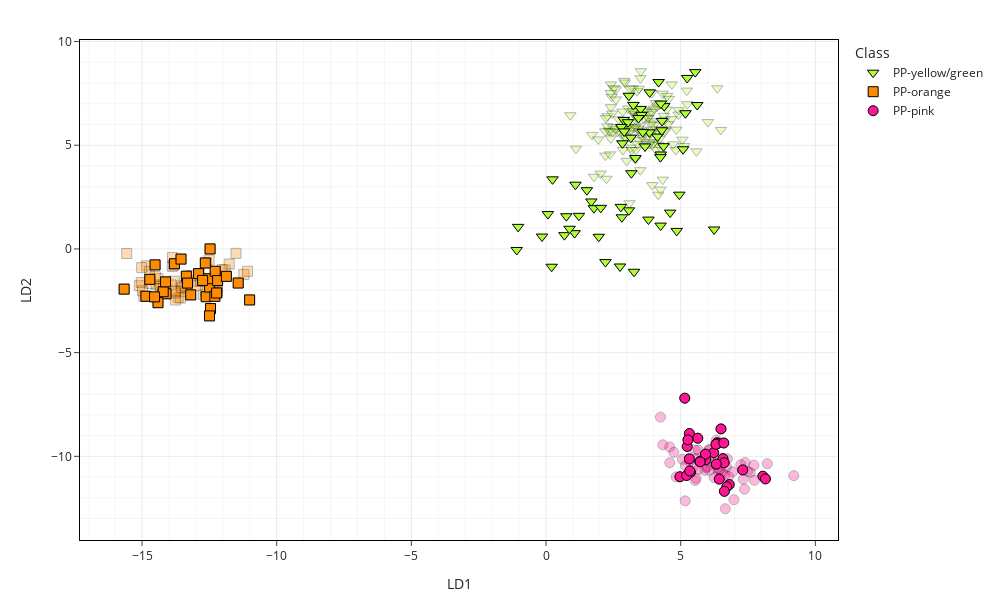

This figure's notebook cell:
### Code cell
# --- Classification for PCA-LDA-Pipeline ---

# Apply PCA-LDA transformation to train data
pca_lda.fit(X, y)
X_train_trans = pca_lda.transform(X)
X_train_df = pd.DataFrame(X_train_trans, index=X.index, columns=[f'LD{i+1}' for i in range(lda_components)])

# Apply PCA-LDA transformation to test data
X_test_trans = pca_lda.transform(X_test)
X_test_df = pd.DataFrame(X_test_trans, index=X_test.index, columns=[f'LD{i+1}' for i in range(lda_components)])

# Evaluate classifier
metrics_df, pred, probs = evaluate_classifier(clf, X_train_df, X_test_df, y, y_test, classes, plot=True)
display(metrics_df)

scatter_plot_train_test(X_train_df, X_test_df, 'LD1', 'LD2', symbol_map, color_dict)

### Figure 1 — Plotly figure (JSON) as saved in the notebook; plotly's stock layout.template omitted (floating-point values rounded to 4 significant figures; data arrays with more than 128 entries replaced by an {"elided": "..."} marker saying what was removed)
{"data": [{"hovertemplate": "<b>%{hovertext}</b><br><br>class=PP-yellow/green<br>LD1=%{x}<br>LD2=%{y}<extra></extra>", "hovertext": {"elided": "160 str values"}, "legendgroup": "train", "marker": {"color": "greenyellow", "line": {"color": "black", "width": 1}, "opacity": 0.3, "size": 10, "symbol": "triangle-down"}, "mode": "markers", "name": "PP-yellow/green", "orientation": "v", "showlegend": false, "type": "scatter", "x": {"elided": "160 float values"}, "xaxis": "x", "y": {"elided": "160 float values"}, "yaxis": "y"}, {"hovertemplate": "<b>%{hovertext}</b><br><br>class=PP-orange<br>LD1=%{x}<br>LD2=%{y}<extra></extra>", "hovertext": ["PP-orange_001", "PP-orange_002", "PP-orange_003", "PP-orange_004", "PP-orange_005", "PP-orange_006", "PP-orange_007", "PP-orange_008", "PP-orange_009", "PP-orange_010", "PP-orange_011", "PP-orange_012", "PP-orange_013", "PP-orange_014", "PP-orange_015", "PP-orange_016", "PP-orange_017", "PP-orange_018", "PP-orange_019", "PP-orange_020", "PP-orange_021", "PP-orange_022", "PP-orange_023", "PP-orange_024", "PP-orange_025", "PP-orange_026", "PP-orange_027", "PP-orange_028", "PP-orange_029", "PP-orange_030", "PP-orange_031", "PP-orange_032", "PP-orange_033", "PP-orange_034", "PP-orange_035", "PP-orange_036", "PP-orange_037", "PP-orange_038", "PP-orange_039", "PP-orange_040", "PP-orange_041", "PP-orange_042", "PP-orange_043", "PP-orange_044", "PP-orange_045", "PP-orange_046", "PP-orange_047", "PP-orange_048", "PP-orange_049", "PP-orange_050", "PP-orange_001", "PP-orange_002", "PP-orange_003", "PP-orange_004", "PP-orange_005", "PP-orange_006", "PP-orange_007", "PP-orange_008", "PP-orange_009", "PP-orange_010", "PP-orange_011", "PP-orange_012", "PP-orange_013", "PP-orange_014", "PP-orange_015", "PP-orange_016", "PP-orange_017", "PP-orange_018", "PP-orange_019", "PP-orange_020", "PP-orange_021", "PP-orange_022", "PP-orange_023", "PP-orange_024", "PP-orange_025", "PP-orange_026", "PP-orange_027", "PP-orange_028", "PP-orange_029", "PP-orange_030"], "legendgroup": "train", "marker": {"color": "darkorange", "line": {"color": "black", "width": 1}, "opacity": 0.3, "size": 10, "symbol": "square"}, "mode": "markers", "name": "PP-orange", "orientation": "v", "showlegend": false, "type": "scatter", "x": [-14.29, -13.54, -13.8, -15.57, -15.1, -15.03, -13.33, -14.47, -14.83, -14.2, -14.41, -14.71, -14.22, -13.65, -14.72, -13.54, -14.93, -12.61, -14.32, -15.01, -13.37, -12.73, -14.51, -13.58, -12.21, -13.87, -13.51, -12.21, -12.37, -12.93, -13.19, -13.76, -13.88, -11.22, -12.51, -13.77, -13.92, -11.91, -12.64, -11.08, -13.77, -13.82, -12.96, -11.51, -12.83, -14.98, -12.2, -11.76, -12.88, -12.03, -14.11, -14.41, -14.21, -12.62, -12.46, -11.0, -12.49, -12.29, -14.13, -12.23, -12.53, -14.71, -13.35, -12.28, -12.19, -12.9, -11.87, -13.19, -14.85, -13.8, -12.75, -12.65, -14.52, -13.55, -11.43, -13.31, -15.66, -14.54, -12.47, -12.5], "xaxis": "x", "y": [-1.763, -1.777, -1.556, -0.2202, -1.774, -1.616, -1.79, -1.725, -0.8146, -1.738, -1.425, -1.668, -2.099, -2.338, -1.086, -2.047, -2.287, -0.66, -1.922, -0.9027, -1.804, -2.187, -1.333, -2.369, -1.858, -0.4138, -1.867, -2.033, -1.863, -1.775, -1.293, -2.461, -0.8427, -1.228, -0.5383, -2.122, -1.738, -1.013, -2.055, -1.081, -2.033, -0.7825, -1.545, -0.2128, -1.565, -2.021, -2.11, -0.7271, -1.185, -0.9973, -2.164, -2.592, -2.064, -2.305, -2.874, -2.46, -1.838, -2.285, -1.588, -2.124, -1.436, -1.467, -1.315, -1.079, -1.527, -1.192, -1.321, -2.216, -2.283, -0.7141, -1.518, -0.6791, -0.7689, -0.4892, -1.644, -1.647, -1.938, -2.312, 0.0005271, -3.228], "yaxis": "y"}, {"hovertemplate": "<b>%{hovertext}</b><br><br>class=PP-pink<br>LD1=%{x}<br>LD2=%{y}<extra></extra>", "hovertext": ["PP-pink_001", "PP-pink_002", "PP-pink_003", "PP-pink_004", "PP-pink_005", "PP-pink_006", "PP-pink_007", "PP-pink_008", "PP-pink_009", "PP-pink_010", "PP-pink_011", "PP-pink_012", "PP-pink_013", "PP-pink_014", "PP-pink_015", "PP-pink_016", "PP-pink_017", "PP-pink_018", "PP-pink_019", "PP-pink_020", "PP-pink_021", "PP-pink_022", "PP-pink_023", "PP-pink_024", "PP-pink_025", "PP-pink_026", "PP-pink_027", "PP-pink_028", "PP-pink_029", "PP-pink_030", "PP-pink_031", "PP-pink_032", "PP-pink_033", "PP-pink_034", "PP-pink_035", "PP-pink_036", "PP-pink_037", "PP-pink_038", "PP-pink_039", "PP-pink_040", "PP-pink_041", "PP-pink_042", "PP-pink_043", "PP-pink_044", "PP-pink_045", "PP-pink_046", "PP-pink_047", "PP-pink_048", "PP-pink_049", "PP-pink_050", "PP-pink_001", "PP-pink_002", "PP-pink_003", "PP-pink_004", "PP-pink_005", "PP-pink_006", "PP-pink_007", "PP-pink_008", "PP-pink_009", "PP-pink_010", "PP-pink_011", "PP-pink_012", "PP-pink_013", "PP-pink_014", "PP-pink_015", "PP-pink_016", "PP-pink_017", "PP-pink_018", "PP-pink_019", "PP-pink_020", "PP-pink_021", "PP-pink_022", "PP-pink_023", "PP-pink_024", "PP-pink_025", "PP-pink_026", "PP-pink_027", "PP-pink_028", "PP-pink_029", "PP-pink_030"], "legendgroup": "train", "marker": {"color": "deeppink", "line": {"color": "black", "width": 1}, "opacity": 0.3, "size": 10, "symbol": "circle"}, "mode": "markers", "name": "PP-pink", "orientation": "v", "showlegend": false, "type": "scatter", "x": [6.549, 7.585, 7.369, 6.398, 6.1, 5.461, 5.166, 6.637, 5.534, 6.977, 5.935, 7.394, 5.063, 5.18, 6.7, 7.231, 6.925, 6.246, 6.075, 6.533, 6.777, 7.321, 6.048, 6.331, 4.591, 6.325, 6.068, 6.243, 5.995, 6.369, 5.899, 6.458, 5.542, 5.574, 4.337, 5.328, 7.481, 4.75, 5.659, 4.25, 5.653, 5.574, 7.72, 6.729, 9.202, 7.738, 6.655, 4.831, 8.216, 4.595, 8.052, 6.431, 8.146, 6.802, 6.355, 5.242, 6.714, 5.365, 5.931, 5.322, 4.972, 6.623, 5.722, 5.219, 6.224, 7.304, 5.322, 5.635, 6.355, 6.571, 5.151, 5.921, 5.339, 6.31, 6.601, 5.722, 6.614, 6.497, 5.269, 6.323], "xaxis": "x", "y": [-10.09, -10.77, -11.58, -10.72, -9.929, -10.54, -12.15, -10.88, -11.16, -12.1, -10.54, -10.3, -10.14, -10.46, -10.51, -10.41, -10.75, -11.03, -10.67, -10.81, -10.98, -11.1, -9.691, -9.209, -9.547, -10.41, -9.69, -10.35, -10.5, -10.56, -10.67, -10.6, -9.705, -10.11, -9.443, -10.24, -10.72, -9.809, -10.63, -8.109, -9.7, -11.06, -10.43, -10.12, -10.93, -11.15, -12.53, -10.99, -10.36, -10.31, -10.96, -11.1, -11.09, -11.36, -9.343, -9.526, -11.47, -10.77, -10.17, -10.12, -10.98, -11.69, -10.24, -10.93, -9.823, -10.66, -8.902, -9.126, -9.388, -10.11, -7.195, -9.894, -10.71, -9.422, -9.356, -10.27, -10.31, -8.677, -9.206, -10.37], "yaxis": "y"}, {"hovertemplate": "<b>%{hovertext}</b><br><br>class=PP-yellow/green<br>LD1=%{x}<br>LD2=%{y}<extra></extra>", "hovertext": ["PP-green_001", "PP-green_002", "PP-green_003", "PP-green_004", "PP-green_005", "PP-green_006", "PP-green_007", "PP-green_008", "PP-green_009", "PP-green_010", "PP-green_011", "PP-green_012", "PP-green_013", "PP-green_014", "PP-green_015", "PP-green_016", "PP-green_017", "PP-green_018", "PP-green_019", "PP-green_020", "PP-green_021", "PP-green_022", "PP-green_023", "PP-green_024", "PP-green_025", "PP-green_026", "PP-green_027", "PP-green_028", "PP-green_029", "PP-green_030", "PP-yellow_001", "PP-yellow_002", "PP-yellow_003", "PP-yellow_004", "PP-yellow_005", "PP-yellow_006", "PP-yellow_007", "PP-yellow_008", "PP-yellow_009", "PP-yellow_010", "PP-yellow_011", "PP-yellow_012", "PP-yellow_013", "PP-yellow_014", "PP-yellow_015", "PP-yellow_016", "PP-yellow_017", "PP-yellow_018", "PP-yellow_019", "PP-yellow_020", "PP-yellow_021", "PP-yellow_022", "PP-yellow_023", "PP-yellow_024", "PP-yellow_025", "PP-yellow_026", "PP-yellow_027", "PP-yellow_028", "PP-yellow_029", "PP-yellow_030"], "legendgroup": "test", "marker": {"color": "greenyellow", "line": {"color": "black", "width": 1}, "opacity": 1, "size": 10, "symbol": "triangle-down"}, "mode": "markers", "name": "PP-yellow/green", "orientation": "v", "showlegend": true, "type": "scatter", "x": [1.093, 1.516, 6.244, 4.95, 1.682, 2.815, 0.2427, 1.22, 4.61, 3.168, 3.077, 1.959, 2.778, 1.061, 4.853, 1.779, 0.7547, 2.75, 0.06896, 2.032, 4.255, 0.6836, -1.088, 3.804, -0.1476, 0.8738, 2.206, -1.035, 0.2095, 3.269, 3.148, 3.677, 3.513, 4.26, 3.544, 4.307, 3.85, 4.136, 4.3, 5.088, 3.432, 2.886, 3.04, 3.84, 5.24, 2.795, 3.591, 2.837, 3.317, 4.388, 4.248, 2.903, 3.245, 5.613, 3.076, 4.181, 4.362, 5.177, 4.261, 5.541], "xaxis": "x", "y": [3.097, 2.833, 0.937, 2.616, 2.289, 1.526, 3.356, 1.596, 1.751, 3.65, 1.861, 0.5852, 2.028, 0.7609, 0.8688, 1.965, 1.577, -0.8466, 1.681, 1.981, 1.125, 0.6636, -0.04973, 1.415, 0.5963, 0.9728, -0.6347, 1.064, -0.859, -1.102, 5.364, 4.941, 6.75, 4.553, 6.463, 6.17, 7.548, 5.416, 5.721, 4.806, 6.311, 6.221, 6.111, 5.621, 8.243, 5.882, 5.634, 5.092, 4.383, 6.886, 4.426, 5.667, 6.944, 6.938, 7.384, 8.046, 4.954, 6.544, 7.007, 8.526], "yaxis": "y"}, {"hovertemplate": "<b>%{hovertext}</b><br><br>class=PP-orange<br>LD1=%{x}<br>LD2=%{y}<extra></extra>", "hovertext": ["PP-orange_001", "PP-orange_002", "PP-orange_003", "PP-orange_004", "PP-orange_005", "PP-orange_006", "PP-orange_007", "PP-orange_008", "PP-orange_009", "PP-orange_010", "PP-orange_011", "PP-orange_012", "PP-orange_013", "PP-orange_014", "PP-orange_015", "PP-orange_016", "PP-orange_017", "PP-orange_018", "PP-orange_019", "PP-orange_020", "PP-orange_021", "PP-orange_022", "PP-orange_023", "PP-orange_024", "PP-orange_025", "PP-orange_026", "PP-orange_027", "PP-orange_028", "PP-orange_029", "PP-orange_030"], "legendgroup": "test", "marker": {"color": "darkorange", "line": {"color": "black", "width": 1}, "opacity": 1, "size": 10, "symbol": "square"}, "mode": "markers", "name": "PP-orange", "orientation": "v", "showlegend": true, "type": "scatter", "x": [-14.11, -14.41, -14.21, -12.62, -12.46, -11.0, -12.49, -12.29, -14.13, -12.23, -12.53, -14.71, -13.35, -12.28, -12.19, -12.9, -11.87, -13.19, -14.85, -13.8, -12.75, -12.65, -14.52, -13.55, -11.43, -13.31, -15.66, -14.54, -12.47, -12.5], "xaxis": "x", "y": [-2.164, -2.592, -2.064, -2.305, -2.874, -2.46, -1.838, -2.285, -1.588, -2.124, -1.436, -1.467, -1.315, -1.079, -1.527, -1.192, -1.321, -2.216, -2.283, -0.7141, -1.518, -0.6791, -0.7689, -0.4892, -1.644, -1.647, -1.938, -2.312, 0.0005271, -3.228], "yaxis": "y"}, {"hovertemplate": "<b>%{hovertext}</b><br><br>class=PP-pink<br>LD1=%{x}<br>LD2=%{y}<extra></extra>", "hovertext": ["PP-pink_001", "PP-pink_002", "PP-pink_003", "PP-pink_004", "PP-pink_005", "PP-pink_006", "PP-pink_007", "PP-pink_008", "PP-pink_009", "PP-pink_010", "PP-pink_011", "PP-pink_012", "PP-pink_013", "PP-pink_014", "PP-pink_015", "PP-pink_016", "PP-pink_017", "PP-pink_018", "PP-pink_019", "PP-pink_020", "PP-pink_021", "PP-pink_022", "PP-pink_023", "PP-pink_024", "PP-pink_025", "PP-pink_026", "PP-pink_027", "PP-pink_028", "PP-pink_029", "PP-pink_030"], "legendgroup": "test", "marker": {"color": "deeppink", "line": {"color": "black", "width": 1}, "opacity": 1, "size": 10, "symbol": "circle"}, "mode": "markers", "name": "PP-pink", "orientation": "v", "showlegend": true, "type": "scatter", "x": [8.052, 6.431, 8.146, 6.802, 6.355, 5.242, 6.714, 5.365, 5.931, 5.322, 4.972, 6.623, 5.722, 5.219, 6.224, 7.304, 5.322, 5.635, 6.355, 6.571, 5.151, 5.921, 5.339, 6.31, 6.601, 5.722, 6.614, 6.497, 5.269, 6.323], "xaxis": "x", "y": [-10.96, -11.1, -11.09, -11.36, -9.343, -9.526, -11.47, -10.77, -10.17, -10.12, -10.98, -11.69, -10.24, -10.93, -9.823, -10.66, -8.902, -9.126, -9.388, -10.11, -7.195, -9.894, -10.71, -9.422, -9.356, -10.27, -10.31, -8.677, -9.206, -10.37], "yaxis": "y"}], "layout": {"height": 600, "legend": {"itemclick": "toggle", "title": {"text": "Class"}}, "margin": {"b": 60, "l": 80, "r": 40, "t": 40}, "width": 1000, "xaxis": {"gridcolor": "rgba(0,0,0,0.08)", "linecolor": "black", "linewidth": 1, "minor": {"dtick": 1, "gridcolor": "rgba(0,0,0,0.04)", "showgrid": true}, "mirror": true, "showgrid": true, "showline": true, "ticks": "outside", "title": {"text": "LD1"}}, "yaxis": {"gridcolor": "rgba(0,0,0,0.08)", "linecolor": "black", "linewidth": 1, "minor": {"gridcolor": "rgba(0,0,0,0.04)", "showgrid": true}, "mirror": true, "showgrid": true, "showline": true, "title": {"text": "LD2"}, "type": "linear"}}}
